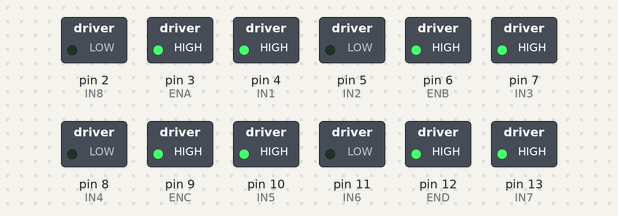
This sketch was run on a simulated Arduino Uno, built with avr-gcc and run on an emulated ATmega328P. Shown: switched loads named in the sketch (green lamp = pin HIGH).

Above: at 0.1 s.
At 30.1 s:
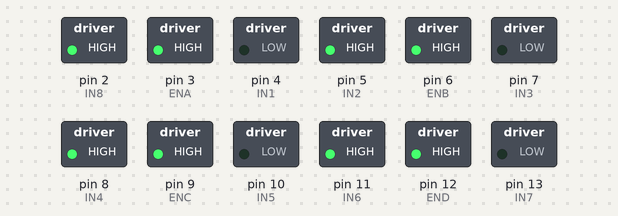
Timing chart, 0 to 31.6 s (numbered marks = the images above):
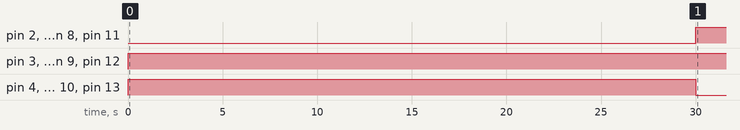

The sketch:

robot_motion_control1.ino
```cpp
// Define motor control pins
#define ENA 3
#define IN1 4
#define IN2 5
#define ENB 6
#define IN3 7
#define IN4 8
#define ENC 9
#define IN5 10
#define IN6 11
#define END 12
#define IN7 13
#define IN8 2

void setup() {
  // Set motor control pins as output
  pinMode(ENA, OUTPUT);
  pinMode(IN1, OUTPUT);
  pinMode(IN2, OUTPUT);

  pinMode(ENB, OUTPUT);
  pinMode(IN3, OUTPUT);
  pinMode(IN4, OUTPUT);

  pinMode(ENC, OUTPUT);
  pinMode(IN5, OUTPUT);
  pinMode(IN6, OUTPUT);

  pinMode(END, OUTPUT);
  pinMode(IN7, OUTPUT);
  pinMode(IN8, OUTPUT);
}

void loop() {
  // Move forward for 30 seconds
  moveForward();
  delay(30000);

  // Move backward for 1 minute
  moveBackward();
  delay(60000);

  // Alternate between right and left for 1 minute
  unsigned long startTime = millis();
  while (millis() - startTime < 60000) {
    turnRight();
    delay(500); // Adjust the delay as needed for smooth turning
    turnLeft();
    delay(500);
  }
}

void moveForward() {
  // Set all motors to move forward
  digitalWrite(IN1, HIGH);
  digitalWrite(IN2, LOW);
  analogWrite(ENA, 255);

  digitalWrite(IN3, HIGH);
  digitalWrite(IN4, LOW);
  analogWrite(ENB, 255);

  digitalWrite(IN5, HIGH);
  digitalWrite(IN6, LOW);
  analogWrite(ENC, 255);

  digitalWrite(IN7, HIGH);
  digitalWrite(IN8, LOW);
  analogWrite(END, 255);
}

void moveBackward() {
  // Set all motors to move backward
  digitalWrite(IN1, LOW);
  digitalWrite(IN2, HIGH);
  analogWrite(ENA, 255);

  digitalWrite(IN3, LOW);
  digitalWrite(IN4, HIGH);
  analogWrite(ENB, 255);

  digitalWrite(IN5, LOW);
  digitalWrite(IN6, HIGH);
  analogWrite(ENC, 255);

  digitalWrite(IN7, LOW);
  digitalWrite(IN8, HIGH);
  analogWrite(END, 255);
}

void turnRight() {
  // Stop left motors and move right motors forward
  digitalWrite(IN1, HIGH);
  digitalWrite(IN2, LOW);
  analogWrite(ENA, 255);

  digitalWrite(IN3, HIGH);
  digitalWrite(IN4, LOW);
  analogWrite(ENB, 255);

  digitalWrite(IN5, LOW);
  digitalWrite(IN6, LOW);
  analogWrite(ENC, 0);

  digitalWrite(IN7, LOW);
  digitalWrite(IN8, LOW);
  analogWrite(END, 0);
}

void turnLeft() {
  // Stop right motors and move left motors forward
  digitalWrite(IN1, LOW);
  digitalWrite(IN2, LOW);
  analogWrite(ENA, 0);

  digitalWrite(IN3, LOW);
  digitalWrite(IN4, LOW);
  analogWrite(ENB, 0);

  digitalWrite(IN5, HIGH);
  digitalWrite(IN6, LOW);
  analogWrite(ENC, 255);

  digitalWrite(IN7, HIGH);
  digitalWrite(IN8, LOW);
  analogWrite(END, 255);
}
```

Measured:
- by itself, pin 2 (IN8), pin 5 (IN2), pin 8 (IN4), pin 11 (IN6): LOW → HIGH at 30.0 s
- by itself, pin 3 (ENA), pin 6 (ENB), pin 9 (ENC), pin 12 (END): LOW → HIGH at 0.00 s
- by itself, pin 4 (IN1), pin 7 (IN3), pin 10 (IN5), pin 13 (IN7): LOW → HIGH at 0.00 s, → LOW 30.0 s later
